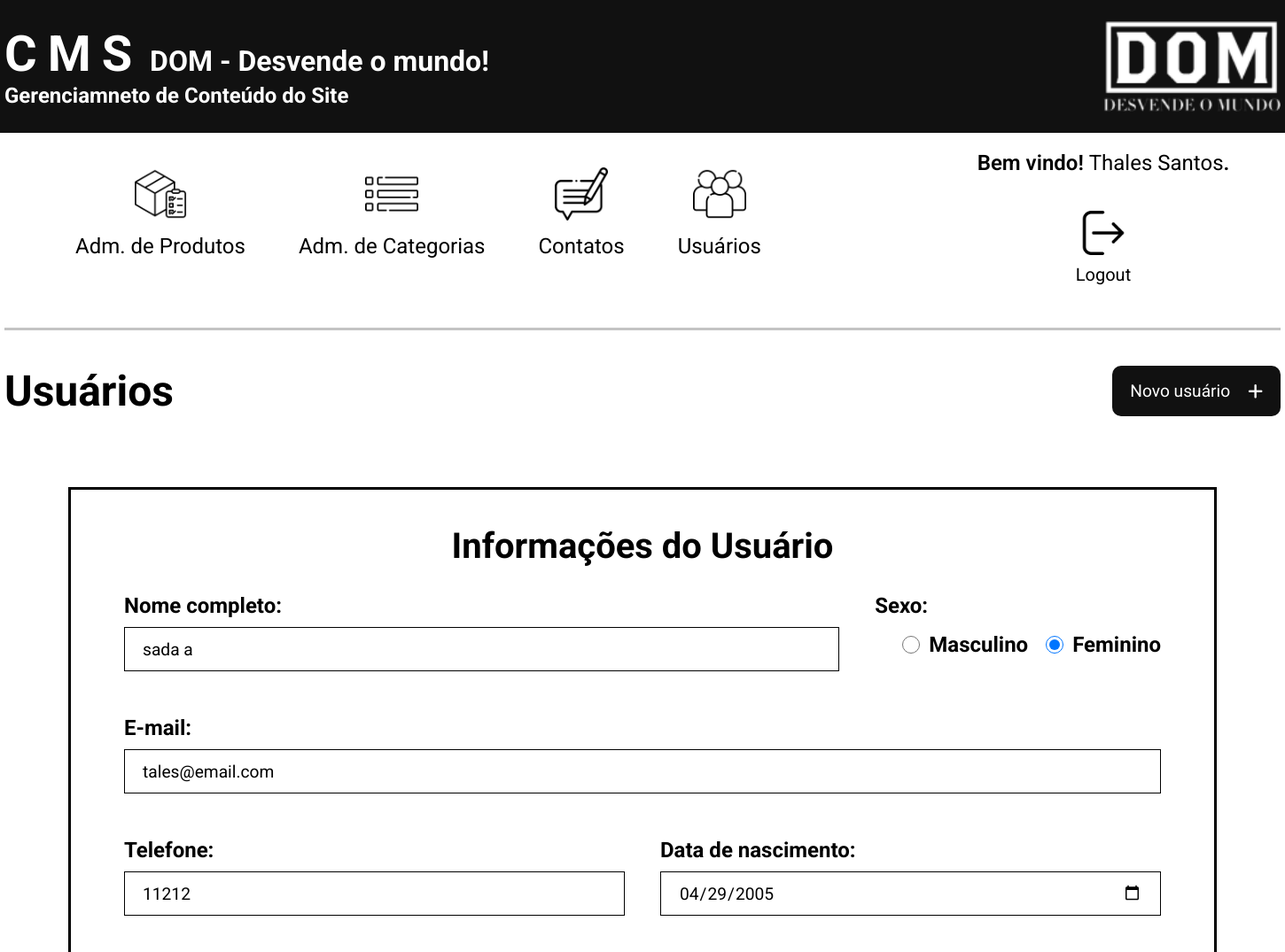
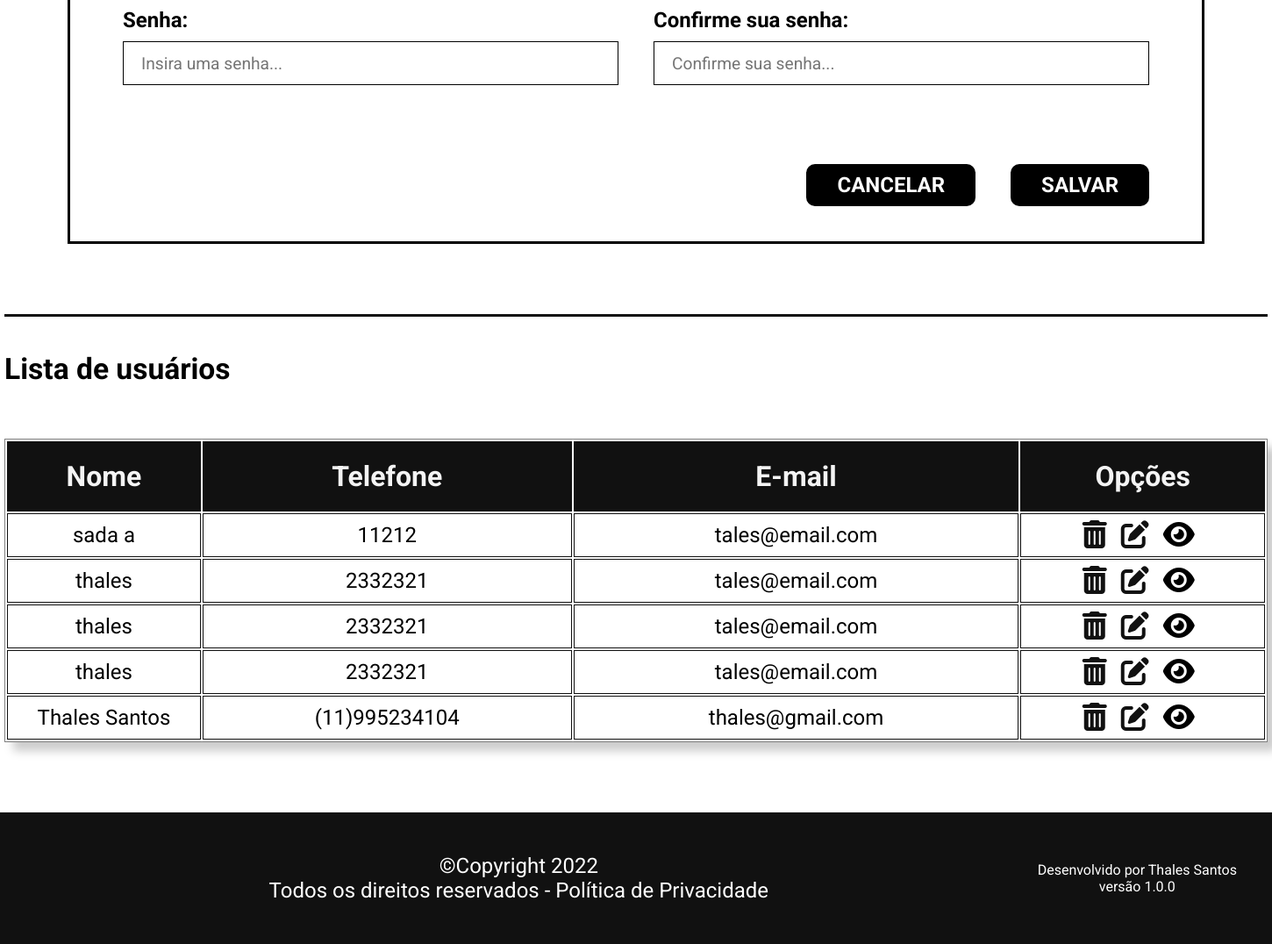
Screenshot of /cms/router.php?component=usuarios&action=buscar&id=5 with the database file from the repository (2 pictures, top to bottom).
### tables this page shows
CREATE TABLE `tbl_usuarios` (
  `id_usuario` int NOT NULL AUTO_INCREMENT,
  `nome` varchar(250) NOT NULL,
  `telefone` varchar(18) DEFAULT NULL,
  `email` varchar(80) NOT NULL,
  `data_nascimento` date NOT NULL,
  `senha` varchar(20) DEFAULT NULL,
  `sexo` varchar(1) DEFAULT NULL,
  PRIMARY KEY (`id_usuario`)
);

### cms/model/bd/usuario.php (called while the page is built, shortened)
<?php
function selectUsuarioById($id) {
    $conexao = conexaoMySQL();
    $sql = "select * from tbl_usuarios where id_usuario = ".$id;
    $result = mysqli_query($conexao, $sql);
    if ($result) {
        if ($rsDados = mysqli_fetch_assoc($result)) {
            $arrayDados= array(
                "id"                   => $rsDados['id_usuario'],
                "nome"                 => $rsDados['nome'],
                "telefone"             => $rsDados['telefone'],
                "email"                => $rsDados['email'],
                "data_nascimento"      => $rsDados['data_nascimento'],
                "sexo"                 => $rsDados['sexo']
            );
        }
        return $arrayDados;
    }
}
function selectAllUsuarios() {
    $conexao = conexaoMySQL();
    $sql = "select * from tbl_usuarios order by nome asc";
    $result = mysqli_query($conexao, $sql);
    $arrayDados = array();
    if ($result) {
        $cont = 0;
        while ($rsDados = mysqli_fetch_assoc($result)) {
            if ($rsDados) {
                $arrayDados[$cont] = array(
                    "id"       => $rsDados['id_usuario'],
                    "nome"     => $rsDados['nome'],
                    "telefone" => $rsDados['telefone'],
                    "email"    => $rsDados['email']
                );
                $cont++;
            }
        }
        return $arrayDados;
    }
}
?>

### cms/controller/controllerUsuario.php (called while the page is built, shortened)
<?php
function listaUsuarios()
{
    require_once('model/bd/usuario.php');
    $dados = selectAllUsuarios();
    if (!empty($dados))
        return $dados;
    else
        return false;
}
function buscarUsuario($id) {
    if($id != 0 && !empty($id) && is_numeric($id)) {
        require_once('model/bd/usuario.php');
        $dados = selectUsuarioById($id);
        if(!empty($dados))
            return $dados;
        else
            return false;
    } else
        return array( 'idErro' => 4,
                      'message'  => 'Não é possível buscar um registro sem informar um ID válido.'     );
}
?>

### cms/dashboard-usuarios.php (the view, shortened to what this page needs)
<?php
$form = 'router.php?component=usuarios&action=inserir';
if (session_status()) {
  if (!empty($_SESSION['dadosUsuario'])) {
    $id = $_SESSION['dadosUsuario']['id'];
    $nome = $_SESSION['dadosUsuario']['nome'];
    $telefone = $_SESSION['dadosUsuario']['telefone'];
    $email = $_SESSION['dadosUsuario']['email'];
    $data_nascimento = $_SESSION['dadosUsuario']['data_nascimento'];
    $sexo = $_SESSION['dadosUsuario']['sexo'];
    $form = 'router.php?component=usuarios&action=editar&id=' . $id;
  }
}
?>
<!DOCTYPE html>
<html lang="pt-br">
<head>
  <link rel="stylesheet" href="https://cdnjs.cloudflare.com/ajax/libs/font-awesome/6.1.1/css/all.min.css" />
  <link rel="stylesheet" type="text/css" href="css/style.css" />
  <link rel="stylesheet" type="text/css" href="css/dashboard-usuarios.css" />
  <link rel="stylesheet" type="text/css" href="css/dashboard-contatos.css" />
</head>
<body>
  <section class="content container">
    <div class="container-title-button">
      <h1 class="section-title">Usuários</h1>
      <div class="button-modal" id="btnModal">
        <span>Novo usuário</span><i class="fa-solid fa-plus"></i>
      </div>
    </div>
    <div class="form-container" id="formCadastroUsuario">
      <form action="<?= $form ?>" method="post">
        <h2>Informações do Usuário</h2>
        <div class="form-group-row">
          <div class="form-group">
            <label for="txtNome">Nome completo:</label>
            <input type="text" required name="txtNome" placeholder="Digite seu nome completo..." value="<?= isset($nome) ? $nome : null  ?>" />
          </div>
          <div class="form-group sexo">
            <span>Sexo:</span>
            <div class="input-sexo">
              <label><input type="radio" name="rdoSexo" value="M" <?= !isset($sexo) ||  strcmp($sexo, 'M') ? 'checked' : null ?>/>Masculino</label>
              <label><input type="radio" name="rdoSexo" value="F" <?= isset($sexo) && strcmp($sexo, 'F') ? 'checked' : null ?>/>Feminino</label>
            </div>
          </div>
        </div>
        <div class="form-group">
          <label for="txtEmail">E-mail:</label>
          <input type="email" required name="txtEmail" placeholder="Digite seu e-mail..." value="<?= isset($email) ? $email : null  ?>" />
        </div>
        <div class="form-group-row">
          <div class="form-group">
            <label for="txtTelefone">Telefone:</label>
            <input type="text" name="txtTelefone" placeholder="(00) 99999-9999" value="<?= isset($telefone) ? $telefone : null  ?>" />
          </div>
          <div class="form-group">
            <label for="dateNascimento">Data de nascimento:</label>
            <input type="date" name="dateNascimento" value="<?= isset($data_nascimento) ? $data_nascimento : null  ?>" />
          </div>
        </div>
        <div class="form-group-row">
          <div class="form-group">
            <label for="txtSenha">Senha:</label>
            <input type="password" name="txtSenha" placeholder="Insira uma senha..." required value="" />
          </div>
          <div class="form-group">
            <label for="txtConfirmarSenha">Confirme sua senha:</label>
            <input type="password" name="txtConfirmarSenha" placeholder="Confirme sua senha..." required value="" />
          </div>
        </div>
        <div class="form-group-button">
          <button type="submit" value="cancelar" id="btnCancelar">cancelar</button>
          <button type="submit" value="salvar">salvar</button>
        </div>
      </form>
    </div>
    <div class="list-users">
      <h2>Lista de usuários</h2>
      <table>
        <thead>
          <th>Nome</th>
          <th>Telefone</th>
          <th>E-mail</th>
          <th>Opções</th>
        </thead>
        <tbody id="clientsInfo">
          <?php
          require_once('controller/controllerUsuario.php');
          if ($listContato = listaUsuarios()) {
            foreach ($listContato as $item) {
          ?>
              <tr>
                <td><?= $item['nome'] ?></td>
                <td><?= $item['telefone'] ?></td>
                <td><?= $item['email'] ?></td>
                <td class="acoes">
                  <a onclick="return confirm('Deseja realmente excluir o contato: <?= $item['nome'] ?>')" href="router.php?component=usuarios&action=deletar&id=<?= $item['id'] ?>">
                    <i class="fa-solid fa-trash-can" title="Excluir"></i>
                  </a>
                  <a href="router.php?component=usuarios&action=buscar&id=<?= $item['id'] ?>" id="editar-<?= $item['id']?>">
                    <i class="fa-solid fa-pen-to-square" title="Editar"></i>
                  </a>
                  <i class="fa-solid fa-eye" title="Visualizar"></i>
                </td>
              </tr>
          <?php
            }
          }
          ?>
        </tbody>
      </table>
    </div>
  </section>
  <footer>
    <div class="footer-content container">
      <div class="footer-content-center">
        <span>&copy;Copyright 2022</span>
        <span>Todos os direitos reservados -
          <a href="">Política de Privacidade</a></span>
      </div>
      <div class="footer-content-right">
        <span>Desenvolvido por Thales Santos</span>
        <span>versão 1.0.0</span>
      </div>
    </div>
  </footer>
</body>
</html>

### cms/css/style.css (style rules this page uses)
* { margin: 0; padding: 0; border: 0; outline: none; font-family: "Roboto", "Source Sans Pro", sans-serif; box-sizing: border-box; user-select: none; }
.container { width: 1440px; margin: auto; }
header { width: 100%; height: 150px; background-color: #111; }
.header-content { height: inherit; display: flex; justify-content: space-between; align-items: center; }
.header-content-title { color: #fff; }
.header-content-title > h1 { font-size: 2rem; }
.header-content-title > h2 { font-size: 1.5rem; }
.header-content-title > h1 > span { width: 80%; font-size: 3.5rem; letter-spacing: 12px; }
.header-content-logo { width: 200px; height: 150px; display: flex; align-items: center; justify-content: center; }
.header-content-logo img { width: inherit; object-fit: contain; }
.dashboard { display: flex; align-items: center; justify-content: space-between; margin-bottom: 40px; }
.dashboard-content-actions-container { flex: 1; padding-left: 80px; display: flex; align-items: center; justify-content: flex-start; }
.dashboard-content-action { height: 150px; display: flex; flex-direction: column; align-items: center; justify-content: center; margin-right: 60px; }
.dashboard-content-action a { text-decoration: none; color: #000000; display: flex; flex-direction: column; align-items: center; justify-content: center; cursor: pointer; }
.dashboard-content-action img { width: 60px; height: 60px; object-fit: contain; margin-bottom: 15px; }
.dashboard-content-action span { font-size: 1.5rem; }
.dashboard-content-user-container { width: 400px; height: 180px; cursor: pointer; display: flex; flex-direction: column; justify-content: flex-start; align-items: center; padding-top: 20px; }
.dashboard-content-user-name { width: inherit; font-size: 1.5rem; margin-bottom: 40px; }
.dashboard-content-user-name p { text-align: center; font-weight: 600; }
.dashboard-content-user-name span { font-weight: 400; }
.dashboard-content-user-logout { width: 80px; height: 180px; display: flex; flex-direction: column; align-items: center; justify-content: flex-start; }
.dashboard-content-user-logout img { width: 50px; height: 50px; object-fit: contain; margin-bottom: 10px; }
.dashboard-content-user-logout input { font-size: 1.25rem; background-color: transparent; }
.content { min-height: 100vh; padding-top: 40px; margin-bottom: 80px; border-top: 3px solid #c3c3c3; }
.section-title { font-size: 3rem; }
.section-title::first-letter { text-transform: uppercase; }
footer { width: 100%; height: 150px; padding-right: 40px; background-color: #111; }
.footer-content { width: 100%; height: inherit; display: flex; justify-content: flex-end; align-items: center; }
.footer-content-center { margin: auto; display: flex; flex-direction:column; justify-content:center; align-items:center; }
.footer-content-center span { font-size: 1.5rem; color: #fff; }
.footer-content-center span a { text-decoration: none; color: #fff; }
.footer-content-right { height: inherit; align-self: flex-end; display: flex; flex-direction:column; justify-content:center; align-items:center; }
.footer-content-right span { color: #fff; }

### cms/css/dashboard-contatos.css (style rules this page uses)
table { width: 100%; min-height: 150px; height: auto; margin-top: 60px; display: table; text-indent: initial; border: solid 1px black; border-collapse: separate; border-spacing: 2px; border-color: grey; box-shadow: 10px 10px 10px #cccccc; }
table tr { width: 100%; height: 50px; border: solid 1px #111; }
table td, th { width: 50px; height: inherit; display: table-cell; vertical-align: inherit; text-align: center; border: solid 1px #111; }
td { font-size:1.5rem; }
table thead { height: 80px; color: #f4f4f4; font-size: 2rem; font-weight: 700; background-color: #111; }
table td i { font-size: 2rem; transition: all 0.3s; margin-right: 10px; }
table td.acoes a { text-decoration: none; display: inline; color: #111; }

### rows the page displays
tbl_usuarios: nome "sada a", telefone "11212", email "tales@email.com"
tbl_usuarios: nome "thales", telefone "2332321", email "tales@email.com"
tbl_usuarios: nome "thales", telefone "2332321", email "tales@email.com"
tbl_usuarios: nome "thales", telefone "2332321", email "tales@email.com"
tbl_usuarios: nome "Thales Santos", telefone "(11)995234104", email "thales@gmail.com"
